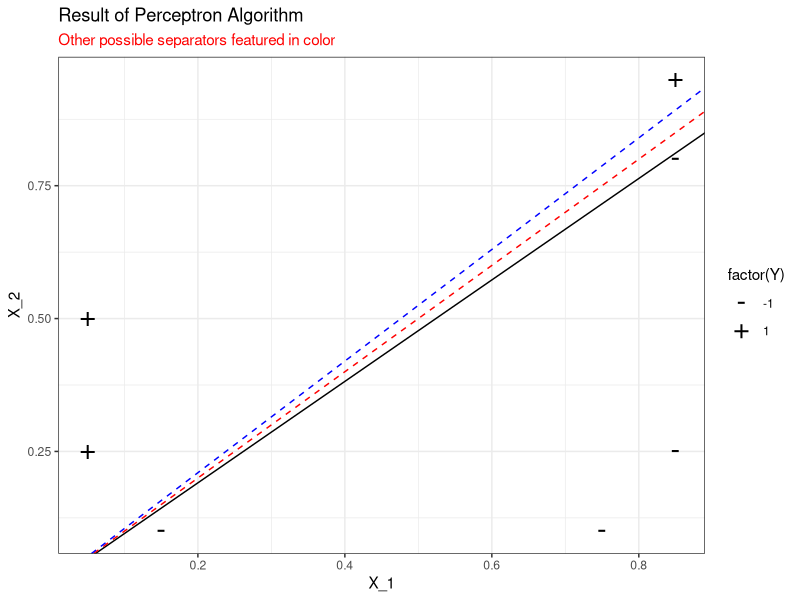

This chart was generated by the following R code:
## ---- chunk 1
knitr::opts_chunk$set(echo = TRUE)
## ---- chunk 2
perceptron = function(X, y, I){
  iteration = 1
  w = rep(0, ncol(X))
  for (j in 1:I){
    for (i in seq_along(y)){
      if (y[i]*(w %*% X[i,]) <= 0){
        w = w + y[i]*X[i,] # update step
        iteration = iteration + 1
      }
    }
    accuracy = sum((X %*% w) * y > 0)/length(y) # calculate propotion of correctly classified point
    if (accuracy == 1){ 
      break # no need to continue if we have perfect separation
    } 
  }
  return(list("iteration" = iteration, "w" = w, "accuracy" = accuracy))
}
## ---- chunk 3
X_1 = c(.75, .85, .85, .15,.05,.05,.85)
X_2 = c(.1,.8,.95,.1,.25,.5,.25)
Y = c(-1, -1, 1, -1, 1, 1, -1)
X_b = cbind(X_1, X_2)
## ---- chunk 4
res = perceptron(X_b, Y, I = 100)
## ---- chunk 5
suppressMessages(library(ggplot2))
ggplot(data = data.frame(X_1, X_2, Y), aes(x = X_1, y = X_2)) +
  geom_point(aes(pch = factor(Y)), size = 7) +
  scale_shape_manual(values = c("-", "+")) +
  geom_abline(slope = -res$w[["X_1"]]/res$w[["X_2"]], intercept = 0) +
  ggtitle("Result of Perceptron Algorithm",
          subtitle = "Other possible separators featured in color") +
  geom_abline(intercept = 0, slope = 1, color = "red", lty = "dashed") + 
  geom_abline(intercept = 0, slope = 1.05, color = "blue", lty = "dashed") +
  theme_bw() + 
  theme(plot.subtitle = element_text(color = "red"))
## ---- chunk 6
gini.index = function(node){
  p = sum(node > 0)/length(node)
  I = 2*p*(1-p)
  return(I)
}
tree.gini = function(X, y){
  NODES = list(y)
  full.grown = FALSE
  while (!full.grown){
    for (current_node in NODES)
      for (i in 1:ncol(X)){
        for(x in unique(X[,i])){
          node_1 = y[which(X[,i] <= x)]
          I_1 = gini.index(node = node_1)
          node_2 = y[which(X[,i] > x)]
          I_2 = gini.index(node = node_2)
          delta.I = gini.index(current_node) - sum(length(node_1)/length(current_node)*I_1,
                                                   length(node_2)/length(current_node)*I_2)
          
        }
      }  
  }  
}
